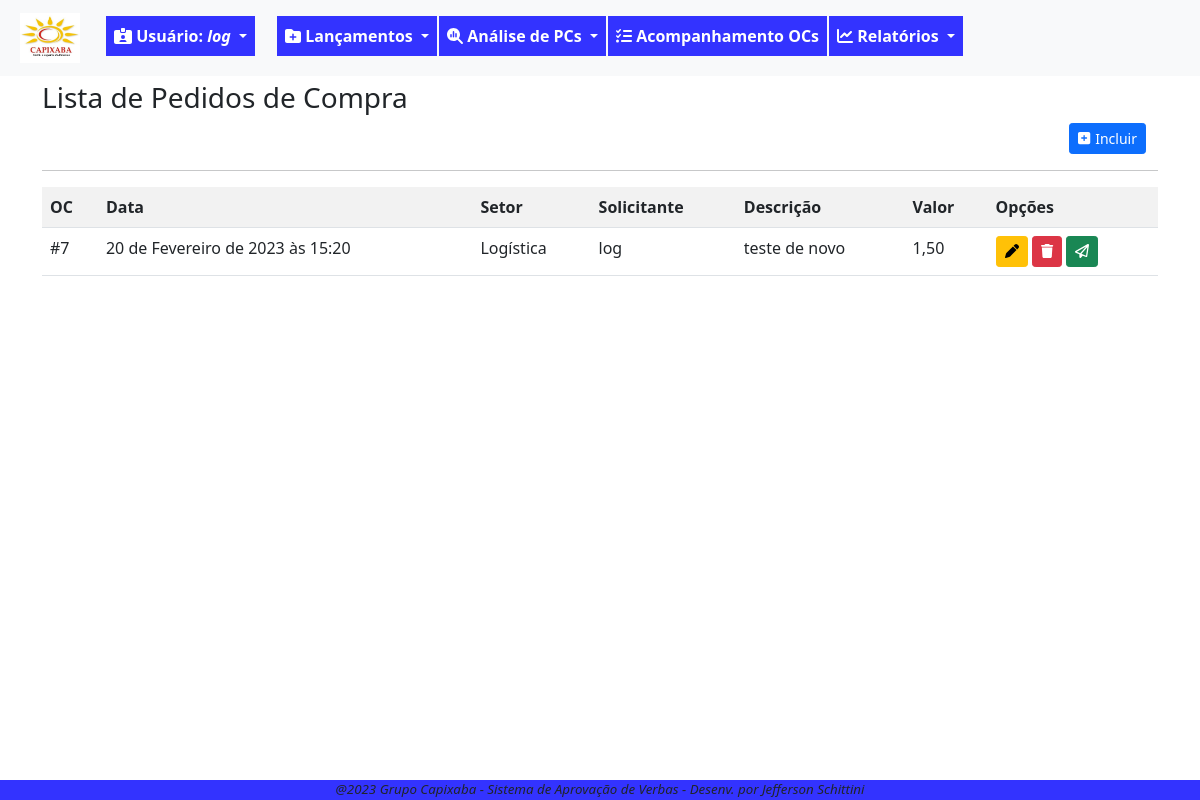
Screenshot of /pc/listar/ (signed in) with the database file from the repository.
### fluxo/models.py (models this page shows, shortened)
class PedidoCompra(models.Model):
    SOL = '1'
    APR = '2'
    FIS = '3'
    FIN = '4'
    FIM = '9'
    ETAPAS_CHOICES = [
        (SOL,'Solicitação'),
        (APR,'Aprovação'),
        (FIS,'Fiscal'),
        (FIN,'Financeiro'),
        (FIM,'Finalizada'),
    ]
    ABERTA = 'ABE'
    ANALISE = 'ANL'
    LIBERADA = 'LIB'
    NEGADA = 'NEG'
    CANCELADA = 'CAN'
    STATUS_CHOICES = [
        ('ABE','Aberta'),
        ('ANL','Análise'),
        ('LIB','Liberada'),
        ('NEG','Negada'),
        ('CAN','Cancelada'),
    ]
    data_solic = models.DateTimeField(verbose_name='Data da Solicitação', default=timezone.now)
    usuario_log = models.ForeignKey(User, on_delete=models.PROTECT, verbose_name='Usuário') #deixar este usuário, que herda do padrão django
    setor_oc = models.ForeignKey(Setor, on_delete=models.PROTECT, verbose_name='Setor')
    desc_solic = models.CharField(max_length=100, verbose_name='Descrição do pedido')
    motivo_solic = models.TextField(verbose_name='Motivo do pedido', max_length=1000, help_text='Escreva detalhes da solicitação')
    valor_solic = models.DecimalField(max_digits=9, decimal_places=2, verbose_name='Valor Solicitado')
    anexos = models.FileField(upload_to=anexar_em, blank=True, null=True)  # verificar melhor como se configura, inclusive a constante MEDDIA_ROOT
    data_aprov = models.DateTimeField(verbose_name='Aprovação Diretoria', blank=True, null=True)
    motivo_aprov = models.TextField(verbose_name='Motivo Aprovação', blank=True, max_length=1000, help_text='Escreva detalhes da devolutiva')
    valor_aprov = models.DecimalField(verbose_name='Valor Aprovado', max_digits=9, decimal_places=2, blank=True, null=True)
    data_fin = models.DateTimeField(verbose_name='Liberação Financeiro', blank=True, null=True)
    motivo_fin = models.TextField(verbose_name='Motivo Financeiro', max_length=1000, blank=True, help_text='Escreva detalhes da devolutiva')
    data_fis = models.DateTimeField(verbose_name='Liberação Fiscal', blank=True, null=True)
    motivo_fis = models.TextField(verbose_name='Motivo Fiscal', max_length=1000, blank=True, null=True, help_text='Escreva detalhes da devolutiva')
    etapa_oc = models.CharField(verbose_name='Etapa', choices=ETAPAS_CHOICES, max_length=50, default='1')
    status_oc = models.CharField(verbose_name='Status', choices=STATUS_CHOICES, max_length=50, default='ABE')
    data_fim_oc = models.DateTimeField(verbose_name='Data Encerramento', null=True, blank=True)
    """ atriui a uma variável o nome da classe. Isso pode ser usado em um template para identificar a
    classe que está chamando o formulário e condicionar as ações"""

class Setor(models.Model):
    setor_desc = models.CharField(verbose_name='Setor', max_length=100, unique=True)
    gestor_setor = models.ForeignKey(User, on_delete=models.PROTECT, verbose_name='Gestor', blank=True, null=True)
    def __str__(self):
        return self.setor_desc

### fluxo/views.py (the view)
# urls.py: path('pc/listar/', PCList.as_view(), name='lista-pc'),
class PCList(GroupRequiredMixin, LoginRequiredMixin,ListView):
    login_url = reverse_lazy('login')
    group_required = u'Solicitante'
    model = PedidoCompra
    template_name = 'fluxo/listas/lista-pc.html'
    def get_queryset(self):
        self.object_list = PedidoCompra.objects.filter(usuario_log=self.request.user).filter(status_oc='ABE')
        return self.object_list

### fluxo/templates/fluxo/listas/lista-pc.html (shortened to what this page needs)
{% extends 'paginas/base.html' %}
{% load static %}
{% block conteudo %}
<h3 style="margin-top: 5px;">Lista de Pedidos de Compra</h3>
<div class="container container-dir">
    <a href="{% url 'cad-pc' %}" class="btn btn-primary btn-sm" title="Incluir novo pedido">
        <i style="margin-right: 5px" class="fa-solid fa-square-plus"></i>Incluir</a>
</div>
<hr>
<div class="table-responsive">
    <table class="table table-striped">
        <tr>
            <th>OC</th>
            <th>Data</th>
            <th>Setor</th>
            <th>Solicitante</th>
            <th>Descrição</th>
            <th>Valor</th>
            <th>Opções</th>
        </tr>
        {% for pc in object_list %}
        <tr>
            <td>#{{ pc.pk }}</td>
            <td>{{ pc.data_solic }}</td>
            <td>{{ pc.setor_oc }}</td>
            <td>{{ pc.usuario_log }}</td>
            <td>{{ pc.desc_solic }}</td>
            <td>{{ pc.valor_solic }}</td>
            <td>
                <a href="{% url 'alter-pc' pc.pk %}" class="btn btn-warning btn-sm" title="Alterar Pedido de compra"><i class="fa-solid fa-pen"></i></a>
                <a href=" {% url 'excl-pc' pc.pk %} " class="btn btn-danger btn-sm" title="Excluir Pedido de compra"><i class="fa-solid fa-trash"></i></a>
                <a href=" {% url 'envia-pc' pc.pk %} " class="btn btn-success btn-sm" title="Enviar para análise"><i class="fa-regular fa-paper-plane"></i></a>
            </td>
        </tr>
        {% empty %}
        <tr>
            <td colspan="7">Não há pedidos de compra em Aberto para este solicitante.</td>
        </tr>
        {% endfor%}
    </table>
</div>
{% endblock conteudo %}

### paginas/templates/paginas/base.html (shortened to what this page needs)
{% load static %}
{% load crispy_forms_tags %}
<!DOCTYPE html>
<html lang="pt-br">
<head>
    <link rel="stylesheet" href="{% static 'css/estilo.css' %}" type="text/css">
    <link rel="stylesheet" href="{% static 'css/bootstrap.min.css' %}" type="text/css">
    <link rel="stylesheet" href="{% static 'css/all.min.css' %}" type="text/css">
</head>
<body class="corpo">
    <header>
        {% block menu %}
        {% if request.user.is_authenticated %}
        <nav class="navbar navbar-expand-lg bg-light">
            <div class="container-fluid">
                <ul class="navbar-nav me-auto mb-lg-0">
                    <li class="nav-item">
                        <a class="navbar-brand nav-link" href="{% url 'index' %}"><img src="{% static 'img/logocpxb.jpeg' %}" width="60" height="50" alt=""></a>
                    </li>
                    <div class="nav-item dropdown mt-2">
                        <a style="color:white; margin-right: 20px;" class="nav-link dropdown-toggle btn-meu-menu" href="#" role="button" data-bs-toggle="dropdown" aria-expanded="false">
                            <i class="fa-solid fa-id-card-clip"></i><span> Usuário: <em>{{ request.user}}</em></span>
                        </a>
                    </div>
                    <div class="nav-item dropdown mt-2">
                        <a style="color:white" class="nav-link dropdown-toggle btn-meu-menu" href="#" role="button" data-bs-toggle="dropdown" aria-expanded="false">
                            <i class="fa-solid fa-folder-plus"></i>
                            <span>Lançamentos</span>
                        </a>
                    </div>
                    <div class="nav-item dropdown mt-2">
                        <a style="color:white" class="nav-link dropdown-toggle btn-meu-menu" href="#" role="button" data-bs-toggle="dropdown" aria-expanded="false">
                            <i class="fa-solid fa-magnifying-glass-chart"></i>
                            <span>Análise de PCs</span>
                        </a>
                    </div>
                    <li class="nav-item mt-2"><a style="color:white" class="nav-link btn-meu-menu" href="{% url 'index' %}">
                        <i class="fa-solid fa-list-check"></i>
                        <span>Acompanhamento OCs</span></a>
                    </li>
                    <div class="nav-item dropdown mt-2">
                        <a style="color:white" class="nav-link dropdown-toggle btn-meu-menu" href="#" role="button" data-bs-toggle="dropdown" aria-expanded="false">
                            <i class="fa-solid fa-chart-line"></i>
                            <span>Relatórios</span>
                        </a>
                    </div>
                </ul>
            </div>
        </nav>
        {% endif %}
        {% endblock menu %}
    </header>
        <div class="container">
        {% block conteudo %}{% endblock conteudo %}
        </div>
    {% block rodape %}
    <footer>
        <p style="margin-bottom: 0; font-size: smaller;"> <em> @2023 Grupo Capixaba - Sistema de Aprovação de Verbas - Desenv. por Jefferson Schittini</em></p>
    </footer>
    {% endblock rodape %}
</body>
</html>

### static/css/estilo.css (style rules this page uses)
.corpo { margin-bottom: 80px; }
.btn-meu-menu { background-color:rgb(51, 51,255); font-size: medium; font-weight: bold; margin-left: 2px; }
.container-dir { text-align: right; }
footer { position: fixed; bottom: 0; width: 100%; background-color:rgb(51, 51,255); text-align: center; }

### rows the page displays
PedidoCompra: pk "7", data_solic "20 de Fevereiro de 2023 às 15:20", setor_oc "Logística", usuario_log "log", desc_solic "teste de novo", valor_solic "1,50"

### other values shown
{{ request.user }} "log"
